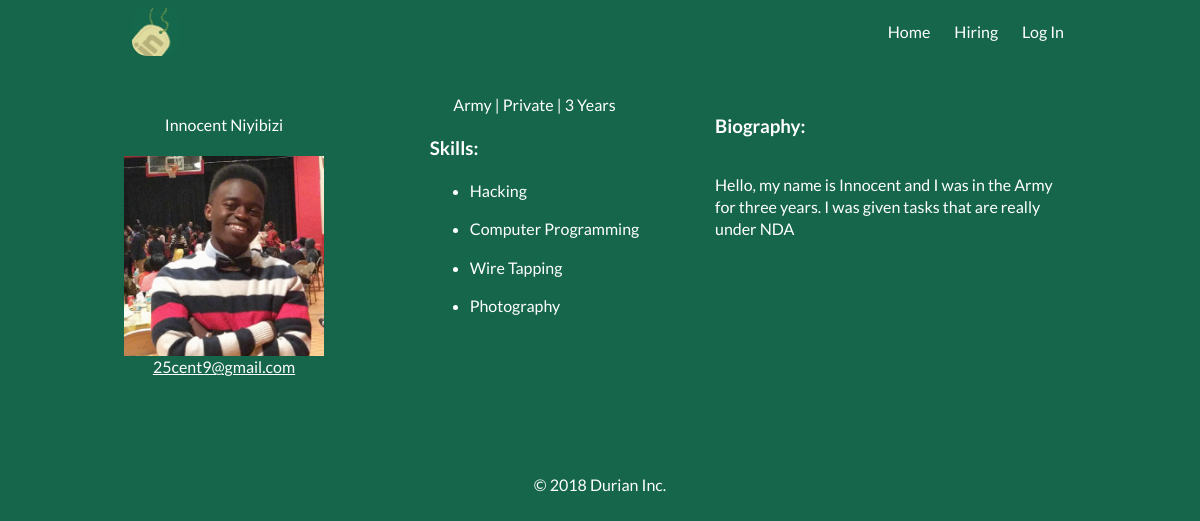
The app's page /veteran/25cent9/ with its own data.
### tables this page shows
CREATE TABLE veterans(
	username varchar(80) not null,
	name varchar(80) not null,
	skills varchar(200),
	years_served int not null,
	rank varchar(200) not null,
	branch varchar(200) not null,
	bio varchar(120),
	image varchar(80) DEFAULT "default.png",
	contact varchar(80),
	primary key(username)
);

### app/views.py (the view)
@app.route('/veteran/<username>/', methods=['GET'])
@uses_template('veteran.html')
def vetpro(username):
    vet = get_veterans(username)
    if vet is None:
        abort(404)
    veteran = {
        'username': vet[0],
        'name': vet[1],
        'skills': vet[2],
        'years_served': vet[3],
        'rank': vet[4],
        'branch': vet[5],
        'bio': vet[6],
        'contact': vet[8],
        'image': vet[7]
    }
    return {
        'veteran': veteran
    }

### app/utils.py (called while the page is built)
def get_veterans(uname=None):
    vet = None
    if uname:
        command = "SELECT * FROM veterans WHERE username = '{}' ".format(uname)
    else:
        command = "SELECT * FROM veterans"
    with sql.connect(DATABASE) as con:
        cur = con.cursor()
        cur.execute(command)
        if uname:
            vet = cur.fetchone()
        else:
            vet = cur.fetchall()
        cur.close()
    if vet is not None and len(vet) > 10:
        return vet[0:10]
    else:
        return vet

### app/templates/veteran.html (shortened to what this page needs)
{% extends "base.html" %}
{% block head %}
<link href="/static/css/veteran.css" rel="stylesheet">
{% endblock %}
{% block body %}
<div class="veteran___header">
  <div class="veteran___image-and-such">
    <div class="veteran___name">{{ veteran.name }}</div>
    <img class="veteran___image" src="/static/img/{{ veteran.image }}">
    <div>
      <a href="mailto:{{ veteran.contact }}">{{ veteran.contact }}</a>
    </div>
  </div>
  <div class="veteran___meta">
    <div class="veteran___military">
      {{ veteran.branch }} | {{ veteran.rank }} | {{ veteran.years_served }} Years
    </div>
    <div>
      <h3>Skills:</h3>
      <ul class="veteran___tidbits">
        {% set skills = veteran.skills.split(', ') %}
        {% for i in skills %}
        <li class="veteran___skills">{{ i }}</p>
        {% endfor %}
      </ul>
    </div>
  </div>
  <div class="veteran___biography">
    <h3>Biography:</h3>
    <p class="veteran___bio">{{ veteran.bio }}</p>
  </div>
</div>
{% endblock %}

### app/static/css/main.css (style rules this page uses)
* { box-sizing: border-box; }
html { font-family: 'Lato', sans-serif; background: #15664B; }
html, body { min-height: 100%; margin: 0; }
html body { color: white; }

### app/static/css/defaults.css (style rules this page uses)
html { color: #222; font-size: 1em; line-height: 1.4; }
audio, canvas, iframe, img, svg, video { vertical-align: middle; }

### app/static/css/veteran.css (style rules this page uses)
.veteran___header { display: flex; flex-wrap: wrap; margin-bottom: 80px; }
.veteran___image-and-such { margin-right: 30px; display: flex; align-items: center; flex-direction: column; }
.veteran___name { padding: 20px; }
.veteran___image { max-height: 200px; }
.veteran___image-and-such div a { color: white; padding: 20px; }
.veteran___meta { display: flex; flex-direction: column; align-items: center; flex: 1; }
.veteran___biography { display: flex; flex-direction: column; flex: 1; }

### records on screen
veterans: name "Innocent Niyibizi", image (picture), contact "25cent9@gmail.com", branch "Army", rank "Private", years_served "3", bio "Hello, my name is Innocent and I was in the Army for three years. I was given tasks that are really under NDA"

### other values on screen
{{ i }} "Hacking" "Computer Programming" "Wire Tapping" "Photography"
